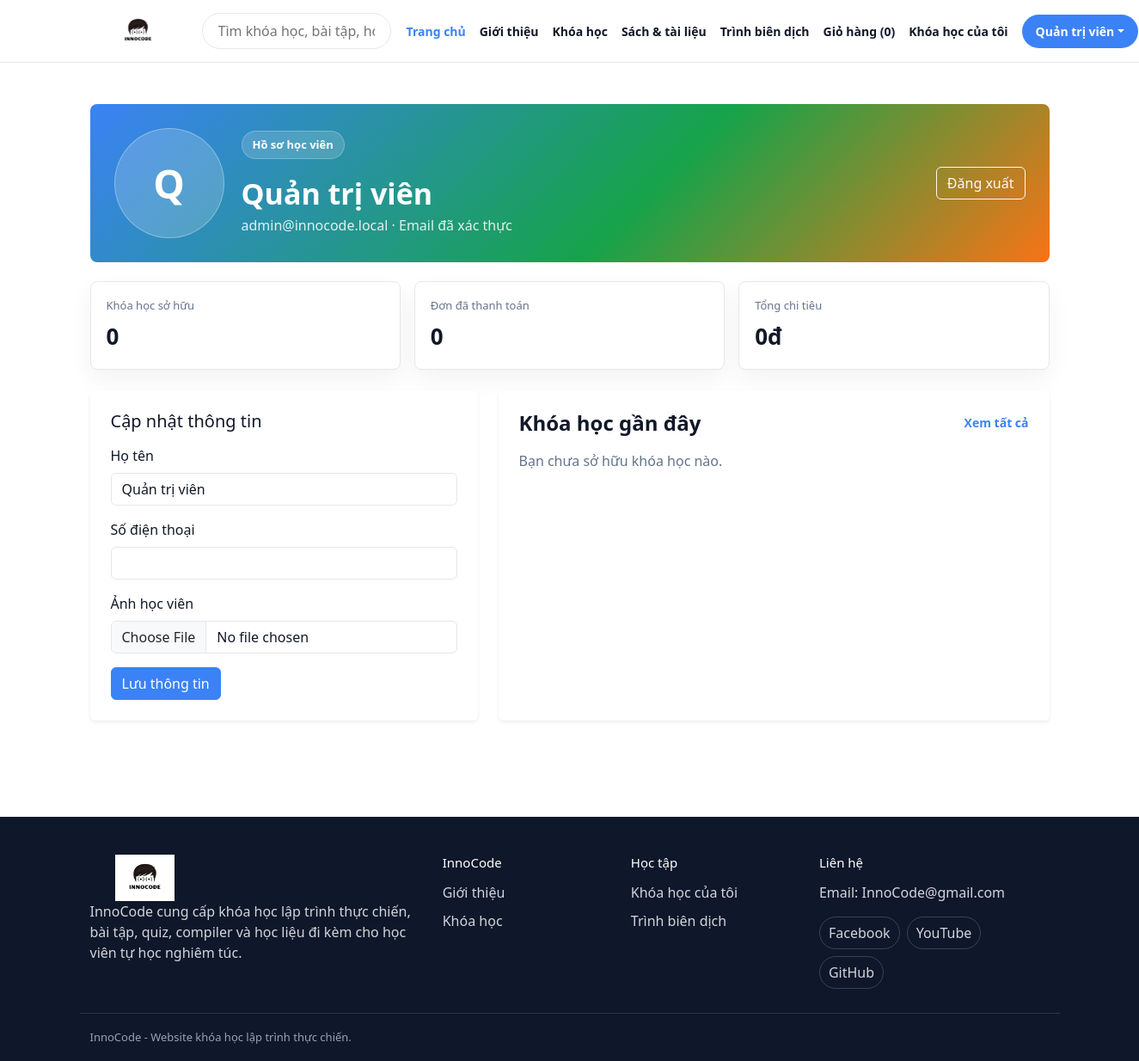
The page /pages/profile.php (signed in) on the database its author committed.
### tables this page shows
CREATE TABLE IF NOT EXISTS users (
    id INT UNSIGNED AUTO_INCREMENT PRIMARY KEY,
    name VARCHAR(190) NOT NULL,
    email VARCHAR(190) NOT NULL UNIQUE,
    phone VARCHAR(50) NULL,
    avatar_url VARCHAR(500) NULL,
    password_hash VARCHAR(255) NOT NULL,
    role ENUM('user','admin') NOT NULL DEFAULT 'user',
    email_verified_at DATETIME NULL,
    verification_token VARCHAR(100) NULL,
    reset_token VARCHAR(100) NULL,
    reset_expires_at DATETIME NULL,
    created_at TIMESTAMP DEFAULT CURRENT_TIMESTAMP,
    updated_at TIMESTAMP DEFAULT CURRENT_TIMESTAMP ON UPDATE CURRENT_TIMESTAMP
);

### core/helpers.php (called while the page is built, shortened)
<?php
function e(string|int|float|null $value): string
{
    return htmlspecialchars((string) $value, ENT_QUOTES, 'UTF-8');
}
function money(int|float $amount): string
{
    return number_format((float) $amount, 0, ',', '.') . 'đ';
}
function url(string $page = 'home', array $params = []): string
{
    $page = page_from_path($page);
    $query = array_merge(['page' => $page], $params);
    return APP_URL . '/index.php?' . http_build_query($query);
}
function page_from_path(string $path): string
{
    $path = trim($path, '/');
    $pathOnly = strtok($path, '?') ?: $path;
    $name = basename($pathOnly, '.php');
    if ($name === '' || $name === 'index') {
        return 'home';
    }
    return $name;
}
function active_nav(string $page): string
{
    return page_from_path($page) === (string) ($_GET['page'] ?? 'home') ? 'active' : '';
}
function is_admin(): bool
{
    $user = current_user();
    return $user !== null && ($user['role'] ?? 'user') === 'admin';
}
function current_user(): ?array
{
    $userId = (int) ($_SESSION['user_id'] ?? 0);
    $stmt = db()->prepare('SELECT * FROM users WHERE id = ?');
    $stmt->execute([$userId]);
    $user = $stmt->fetch();
    return $user ?: null;
}
function is_logged_in(): bool
{
    return current_user() !== null;
}
function cart_items_count(): int
{
    if (!is_logged_in()) {
        return 0;
    }
    $stmt = db()->prepare('SELECT
        (SELECT COALESCE(SUM(quantity), 0) FROM cart_items WHERE user_id = ?)
        + (SELECT COALESCE(SUM(quantity), 0) FROM product_cart_items WHERE user_id = ?)');
    $stmt->execute([(int) current_user()['id'], (int) current_user()['id']]);
    return (int) $stmt->fetchColumn();
}
function user_courses(int $userId): array
{
    $stmt = db()->prepare('SELECT courses.*, enrollments.enrolled_at
        FROM enrollments
        JOIN courses ON courses.id = enrollments.course_id
        WHERE enrollments.user_id = ?
        ORDER BY enrollments.enrolled_at DESC');
    $stmt->execute([$userId]);
    return $stmt->fetchAll();
}

### core/database.php (called while the page is built, shortened)
<?php
function db(): PDO
{
    static $pdo = null;
    if ($pdo !== null) {
        return $pdo;
    }
    $dsn = 'mysql:host=' . DB_HOST . ';port=' . DB_PORT . ';dbname=' . DB_NAME . ';charset=utf8mb4';
    $pdo = new PDO($dsn, DB_USER, DB_PASS);
    $pdo->setAttribute(PDO::ATTR_ERRMODE, PDO::ERRMODE_EXCEPTION);
    $pdo->setAttribute(PDO::ATTR_DEFAULT_FETCH_MODE, PDO::FETCH_ASSOC);
    return $pdo;
}

### pages/profile.php (the view, shortened to what this page needs)
<?php
$user = current_user();
$courses = user_courses((int) $user['id']);
$paidOrders = [];
$totalSpent = 0;
require_once dirname(__DIR__) . '/includes/header.php';
?>
<section class="container py-5">
    <div class="profile-hero">
        <?php if (!empty($user['avatar_url'])): ?>
            <img class="profile-avatar-img" src="<?= e($user['avatar_url']) ?>" alt="<?= e($user['name']) ?>">
        <?php else: ?>
            <div class="profile-avatar"><?= e(mb_strtoupper(mb_substr((string) $user['name'], 0, 1))) ?></div>
        <?php endif; ?>
        <div>
            <span class="hero-kicker">Hồ sơ học viên</span>
            <h1><?= e($user['name']) ?></h1>
            <p><?= e($user['email']) ?> · <?= $user['email_verified_at'] ? 'Email đã xác thực' : 'Chưa xác thực email' ?></p>
        </div>
        <div class="profile-hero-actions">
            <a class="btn btn-outline-light" href="<?= url('logout') ?>">Đăng xuất</a>
        </div>
    </div>
    <div class="profile-stats">
        <div><span>Khóa học sở hữu</span><strong><?= count($courses) ?></strong></div>
        <div><span>Đơn đã thanh toán</span><strong><?= count($paidOrders) ?></strong></div>
        <div><span>Tổng chi tiêu</span><strong><?= money($totalSpent) ?></strong></div>
    </div>
    <div class="row g-4">
        <div class="col-lg-5">
            <form class="bg-white rounded-2 p-4 shadow-sm h-100" method="post" enctype="multipart/form-data">
                <h2 class="h5 mb-3">Cập nhật thông tin</h2>
                <label class="form-label">Họ tên</label>
                <input class="form-control mb-3" name="name" value="<?= e($user['name']) ?>" required>
                <label class="form-label">Số điện thoại</label>
                <input class="form-control mb-3" name="phone" value="<?= e($user['phone'] ?? '') ?>">
                <label class="form-label">Ảnh học viên</label>
                <input class="form-control mb-3" type="file" name="avatar_file" accept="image/*">
                <button class="btn btn-primary" type="submit">Lưu thông tin</button>
            </form>
        </div>
        <div class="col-lg-7">
            <div class="bg-white rounded-2 p-4 shadow-sm h-100">
                <div class="section-title">
                    <h2>Khóa học gần đây</h2>
                    <a href="<?= url('my_courses') ?>">Xem tất cả</a>
                </div>
                <?php if (!$courses): ?>
                    <p class="text-muted mb-0">Bạn chưa sở hữu khóa học nào.</p>
                <?php endif; ?>
            </div>
        </div>
    </div>
</section>
<?php require_once dirname(__DIR__) . '/includes/footer.php'; ?>

### includes/header.php (shortened to what this page needs)
<!doctype html>
<html lang="vi">
<head>
    <link href="https://cdn.jsdelivr.net/npm/bootstrap@5.3.3/dist/css/bootstrap.min.css" rel="stylesheet">
    <link href="<?= APP_URL ?>/assets/css/style.css?v=20260520-compiler-dark" rel="stylesheet">
</head>
<body>
<nav class="site-nav sticky-top">
    <div class="container nav-inner">
        <a class="brand" href="<?= url('home') ?>">
            <img class="site-logo" src="<?= APP_URL ?>/assets/images/innocode.jpg" alt="<?= e(APP_NAME) ?>">
        </a>
        <form class="nav-search" action="<?= url('courses') ?>" method="get">
            <input name="q" value="<?= e($_GET['q'] ?? '') ?>" placeholder="Tìm khóa học, bài tập, hỏi đáp...">
        </form>
        <div class="nav-links">
            <a class="<?= active_nav('index.php') ?>" href="<?= url('home') ?>">Trang chủ</a>
            <a class="<?= active_nav('about.php') ?>" href="<?= url('about') ?>">Giới thiệu</a>
            <a class="<?= active_nav('courses.php') ?>" href="<?= url('courses') ?>">Khóa học</a>
            <a class="<?= active_nav('products.php') ?>" href="<?= url('products') ?>">Sách & tài liệu</a>
            <a class="<?= active_nav('compiler.php') ?>" href="<?= url('compiler') ?>">Trình biên dịch</a>
            <a class="<?= active_nav('cart.php') ?>" href="<?= url('cart') ?>">Giỏ hàng (<span id="cart-count"><?= cart_items_count() ?></span>)</a>
            <?php if ($user = current_user()): ?>
                <a class="<?= active_nav('my_courses.php') ?>" href="<?= url('my_courses') ?>">Khóa học của tôi</a>
                <div class="nav-account dropdown">
                    <a class="login-link dropdown-toggle" href="#" role="button" data-bs-toggle="dropdown"><?= e($user['name']) ?></a>
                        <?php if (is_admin()): ?>
                            <li><a class="dropdown-item" href="<?= APP_URL ?>/admin/index.php">Trang quản trị</a></li>
                        <?php endif; ?>
                </div>
            <?php else: ?>
                <a class="<?= active_nav('register.php') ?>" href="<?= url('register') ?>">Đăng ký</a>
                <a class="login-link" href="<?= url('login') ?>">Đăng nhập</a>
            <?php endif; ?>
        </div>
    </div>
</nav>
<main>

### assets/css/style.css (style rules this page uses)
:root { --brand: #0ea5e9; --brand-2: #0284c7; --accent: #22c55e; --warm: #f97316; --ink: #111827; --muted: #6b7280; --line: #e5e7eb; --soft: #f8fafc; --danger: #f97316; }
* { letter-spacing: 0; }
body { background: #fff; color: var(--ink); font-family: system-ui, -apple-system, BlinkMacSystemFont, "Segoe UI", sans-serif; }
a { text-decoration: none; }
.site-nav { background: rgba(255, 255, 255, .96); border-bottom: 1px solid var(--line); backdrop-filter: blur(14px); }
.nav-inner { align-items: center; display: grid; gap: 18px; grid-template-columns: auto minmax(220px, 1fr) auto; min-height: 72px; }
.brand { align-items: center; color: var(--ink); display: inline-flex; gap: 10px; }
.brand .site-logo { align-items: center; display: block; height: 34px; max-height: 34px; max-width: 86px; object-fit: contain; width: 86px; }
.nav-search input { border: 1px solid var(--line); border-radius: 999px; min-height: 42px; padding: 0 18px; width: 100%; }
.nav-links { align-items: center; display: flex; gap: 16px; white-space: nowrap; }
.nav-links a { color: #374151; font-size: 14px; font-weight: 600; }
.nav-links a.active, .nav-links a:hover { color: var(--brand); }
.login-link { background: var(--brand); border-radius: 999px; color: #fff !important; padding: 10px 16px; }
.hero-kicker { background: rgba(255, 255, 255, .16); border: 1px solid rgba(255, 255, 255, .24); border-radius: 999px; display: inline-flex; font-size: 13px; font-weight: 700; margin-bottom: 12px; padding: 6px 12px; }
.profile-hero { align-items: center; background: linear-gradient(135deg, var(--brand), #16a34a 58%, #f97316); border-radius: 8px; color: #fff; display: grid; gap: 20px; grid-template-columns: auto minmax(0, 1fr) auto; margin-bottom: 22px; padding: 28px; }
.profile-avatar { align-items: center; background: rgba(255, 255, 255, .18); border: 1px solid rgba(255, 255, 255, .3); border-radius: 999px; display: flex; font-size: 46px; font-weight: 900; height: 128px; justify-content: center; width: 128px; }
.profile-hero-actions { display: flex; flex-wrap: wrap; gap: 10px; justify-content: flex-end; }
.profile-hero h1 { font-size: 34px; font-weight: 850; margin: 8px 0 4px; }
.profile-hero p { color: rgba(255, 255, 255, .86); margin: 0; }
.profile-stats { display: grid; gap: 16px; grid-template-columns: repeat(3, minmax(0, 1fr)); margin-bottom: 24px; }
.profile-stats div, .profile-course-row, .profile-order-row { background: #fff; border: 1px solid var(--line); border-radius: 8px; box-shadow: 0 12px 28px rgba(15, 23, 42, .05); }
.profile-stats div { padding: 18px; }
.profile-stats span, .profile-course-row small, .profile-order-row small { color: var(--muted); display: block; font-size: 13px; }
.profile-stats strong { display: block; font-size: 26px; margin-top: 6px; }
.section-title { align-items: center; display: flex; justify-content: space-between; margin-bottom: 18px; }
.section-title h2 { font-size: 24px; font-weight: 800; margin: 0; }
.section-title a, .section-title span { color: var(--brand); font-size: 14px; font-weight: 700; }
:root, :root[data-theme="light"] { --brand: #3B82F6; --brand-2: #2563eb; --accent: #22C55E; --warm: #F97316; --ink: #111827; --muted: #64748b; --line: #e5e7eb; --soft: #f8fafc; --page-bg: #FFFFFF; --surface: #FFFFFF; --surface-2: #f3f6fb; --text: #111827; --text-soft: #64748b; }
body, .admin-layout, .admin-main { background: var(--page-bg); color: var(--text); }
.site-nav, .compiler-workspace, .lesson-card, .content-block, .course-buy-card, .learning-info, .bg-white { background: var(--surface) !important; border-color: var(--line); color: var(--text); }
.nav-links a, .brand, .academy-course-card h3 a, .course-card-title a, .admin-content, .admin-content h1, .admin-content h2, .admin-content strong { color: var(--text); }
.text-muted, .academy-course-card p, .academy-product-card p, .compiler-toolbar p { color: var(--text-soft) !important; }
.nav-search input, .form-control, .form-select { background: var(--surface); border-color: var(--line); color: var(--text); }
.btn-primary, .login-link, .academy-register-btn, .academy-gradient-btn { background: var(--brand); border-color: var(--brand); color: #fff !important; }
.brand .site-logo { height: 46px; max-height: 46px; max-width: 112px; width: 112px; }

### rows shown on the page
users: name "Quản trị viên", name "Q", email "admin@innocode.local"

### other values the page prints
cart_items_count() "0"
count($courses) "0"
count($paidOrders) "0"
money($totalSpent) "0đ"
